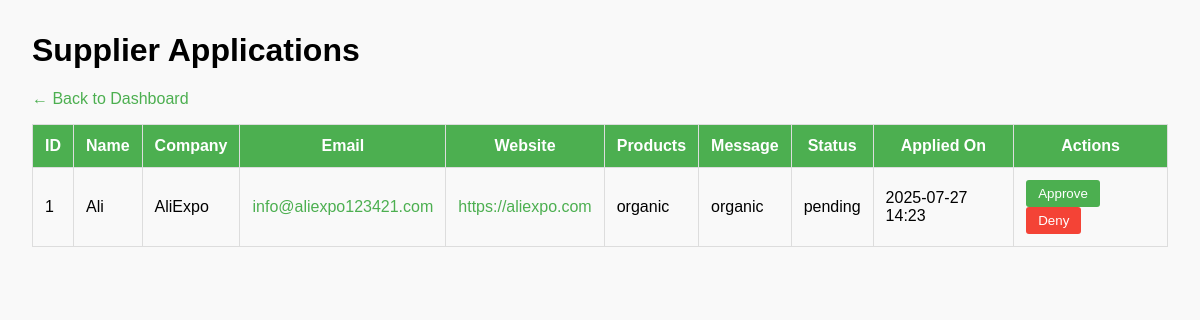
Page /admin/supplier-applications on the earlier database version.
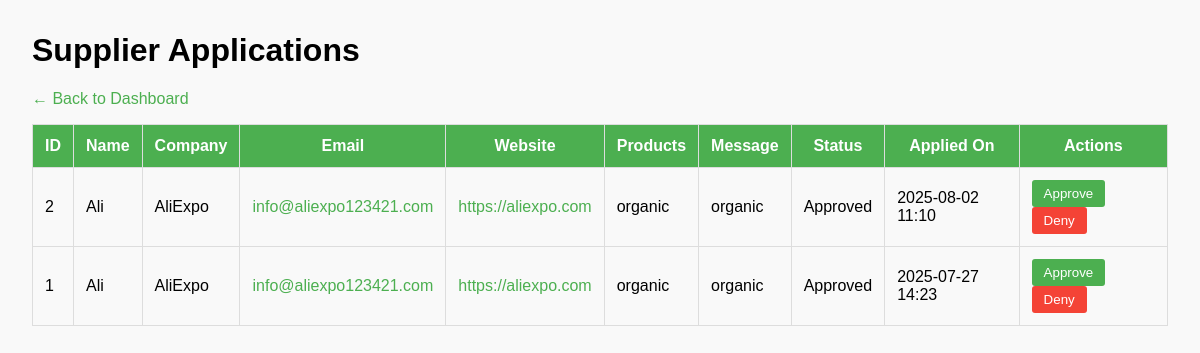
Same page on the later database version.
### models.py (models this page shows)
class SupplierApplication(db.Model):
    id = db.Column(db.Integer, primary_key=True)
    name = db.Column(db.String(100), nullable=False)
    email = db.Column(db.String(100), nullable=False)
    company = db.Column(db.String(100), nullable=False)
    website = db.Column(db.String(200))
    products = db.Column(db.String(300))
    message = db.Column(db.Text)
    status = db.Column(db.String(20), default='pending')
    created_at = db.Column(db.DateTime, default=datetime.utcnow)

### app.py (the view)
@admin_bp.route('/supplier-applications')
def supplier_applications():
    applications = SupplierApplication.query.order_by(SupplierApplication.created_at.desc()).all()
    return render_template('supplier_applications.html', applications=applications)

### app.py (called while the page is built)
@app.context_processor
def inject_faqs():
    faqs = get_faqs()
    return dict(faqs=faqs[:3])

### templates/supplier_applications.html (shortened to what this page needs)
<!DOCTYPE html>
<html lang="en">
<head>
</head>
<body>
    <h1>Supplier Applications</h1>
    <p><a href="{{ url_for('admin.dashboard') }}">← Back to Dashboard</a></p>
    {% if applications %}
    <table>
        <thead>
            <tr>
                <th>ID</th>
                <th>Name</th>
                <th>Company</th>
                <th>Email</th>
                <th>Website</th>
                <th>Products</th>
                <th>Message</th>
                <th>Status</th>
                <th>Applied On</th>
                <th>Actions</th>
            </tr>
        </thead>
        <tbody>
            {% for app in applications %}
            <tr>
                <td>{{ app.id }}</td>
                <td>{{ app.name }}</td>
                <td>{{ app.company }}</td>
                <td><a href="mailto:{{ app.email }}">{{ app.email }}</a></td>
                <td><a href="{{ app.website }}" target="_blank">{{ app.website }}</a></td>
                <td>{{ app.products }}</td>
                <td>{{ app.message }}</td>
                <td>{{ app.status }}</td>
                <td>{{ app.created_at.strftime('%Y-%m-%d %H:%M') }}</td>
                <td>
                    <form method="POST" action="{{ url_for('admin.supplier_approve', app_id=app.id) }}">
                        <button type="submit" class="approve">Approve</button>
                    </form>
                    <form method="POST" action="{{ url_for('admin.supplier_reject', app_id=app.id) }}">
                        <button type="submit" class="deny">Deny</button>
                    </form>
                </td>
            </tr>
            {% endfor %}
        </tbody>
    </table>
    {% else %}
    <p>No supplier applications found.</p>
    {% endif %}
</body>
</html>

### templates/supplier_applications.html (style rules this page uses)
body { font-family: Arial, sans-serif; margin: 2rem; background: #f9f9f9; }
table { width: 100%; border-collapse: collapse; }
th, td { padding: 0.75rem; border: 1px solid #ddd; vertical-align: middle; }
th { background-color: #4CAF50; color: white; }
a { color: #4CAF50; text-decoration: none; }
form { display: inline; }
button.approve { background-color: #4CAF50; color: white; border: none; padding: 6px 12px; cursor: pointer; border-radius: 3px; margin-right: 5px; }
button.deny { background-color: #f44336; color: white; border: none; padding: 6px 12px; cursor: pointer; border-radius: 3px; }

Differences in the rows shown:
added SupplierApplication: id "2", name "Ali", company "AliExpo", email "info@aliexpo123421.com", website "https://aliexpo.com", products "organic", message "organic", status "Approved", created_at "2025-08-02 11:10"
changed SupplierApplication id 1: status "pending" → "Approved"
